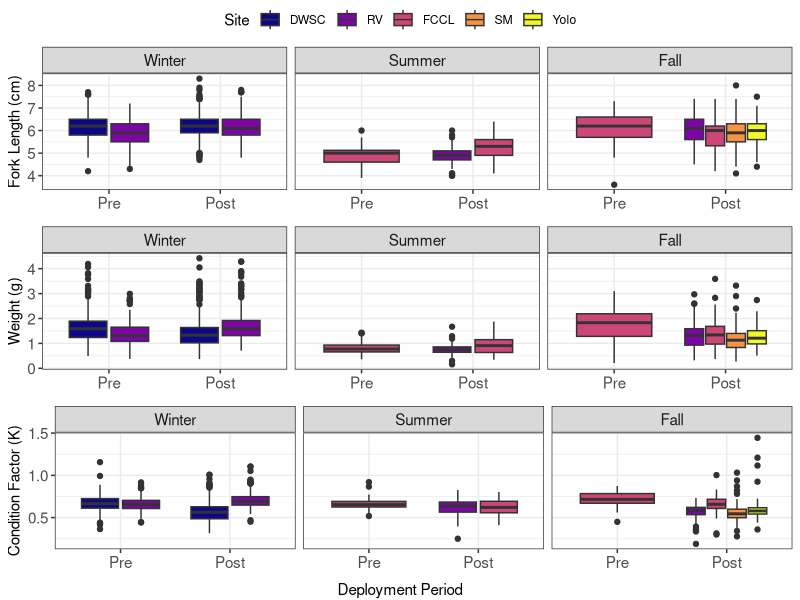

Here is the R script that generated this plot:
## ---- chunk 1
knitr::opts_chunk$set(echo = TRUE)
## ---- chunk 2
library(dplyr)
library(ggplot2)
library(readr)
library(here)
## ---- chunk 3
smeltdata <- read_csv(here("smelt_2019_allseasons", "data_clean", "clean_smelt_cf_2019.csv"), col_types = cols(.default="f", FL_cm = "d", Weight_g = "d", K = "d", ID = "c"))
glimpse(smeltdata)
## ---- chunk 4
smeltdata2 <- smeltdata %>%
  filter(!is.na(K)) 
## ---- chunk 5
level_key = c(Pre = "Pre-Deployment", Post = "Post-Deployment")
level_key = c(`Pre-Deployment` = "Pre", `Post-Deployment` = "Post")
summarydata <- smeltdata2 %>%
  group_by(Deployment, Site, Period) %>%
  summarize(meanCF = mean(K, na.rm = TRUE),
            sdCF = sd(K, na.rm = TRUE),
            meanFL = mean(FL_cm, na.rm = TRUE),
            sdFL = sd(FL_cm, na.rm = TRUE),
            meanWeight = mean(Weight_g, na.rm = TRUE),
            sdWeight = sd(Weight_g, na.rm = TRUE),
            n = n())%>%
  ungroup() %>%
  mutate(Period = recode(Period,"Pre" = "Pre-Deployment", "Post" = "Post-Deployment"))
## ---- chunk 6
box_K <- ggplot(smeltdata2, aes(x = Period, y = K, fill = Site)) + 
  geom_boxplot() + 
  facet_wrap(Deployment~.) + 
  viridis::scale_fill_viridis(discrete = TRUE, option = "plasma") +
  labs(y = "Condition Factor (K)") + 
  theme_bw()+
  theme(axis.title.x = element_blank(),
        axis.text = element_text(size = 11),
        strip.text = element_text(size = 11),
        legend.text = element_text(size = 11),
        legend.title = element_text(size = 11.5))
## ---- chunk 7
box_FL <- ggplot(smeltdata2, aes(x = Period, y = FL_cm, fill = Site)) + 
  geom_boxplot() + 
  facet_wrap(Deployment~.) + 
  viridis::scale_fill_viridis(discrete = TRUE, option = "plasma") +
  labs(y = "Fork Length (cm)") +
  theme_bw()+
  theme(axis.title.x = element_blank(),
        axis.text = element_text(size = 11),
        strip.text = element_text(size = 11))
## ---- chunk 8
box_Wt <- ggplot(smeltdata2, aes(x = Period, y = Weight_g, fill = Site)) + 
  geom_boxplot() + 
  facet_wrap(Deployment~.) + 
  viridis::scale_fill_viridis(discrete = TRUE, option = "plasma") +
  labs(y = "Weight (g)") + 
  theme_bw()+
  theme(axis.title.x = element_blank(),
        axis.text = element_text(size = 11),
        strip.text = element_text(size = 11))
## ---- chunk 9
library(ggpubr)
figure_comb <- ggarrange(box_FL, box_Wt, box_K, nrow = 3, common.legend = TRUE)


tiff(filename = file.path("smelt_2019_allseasons/figures/FL-Wt-K.tiff"), res = 300, width = 7, height = 7, units = "in", pointsize = 10, type = "cairo", compression = "lzw")
annotate_figure(figure_comb, bottom = text_grob("Deployment Period", size = 11) )
dev.off()

